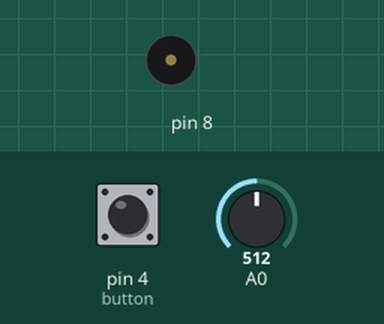
Bench run of a sketch on a simulated Arduino Uno, built with avr-gcc and run on an emulated ATmega328P. Parts: buzzer (waves = sounding). Inputs (shaded band) come from the test bench; at power-on: pin 4 (button) HIGH, A0 = 512. What the sketch prints to the serial monitor is not drawn.

Above: at 1.2 s.
1.3 s: pin 4 (button) pulled LOW for 0.15 s
At 1.38 s:
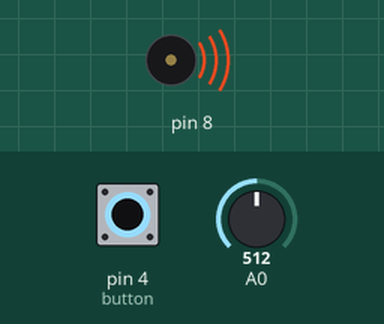
5.9 s: pin 4 (button) pulled LOW for 3.2 s
At 9.7 s:
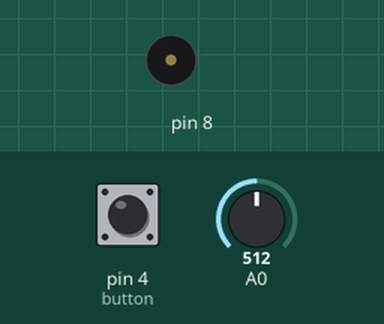
Timing chart, 0 to 11.2 s (numbered marks = the images above; inputs shaded):
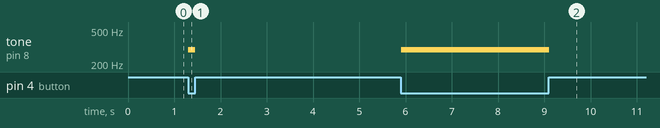

The sketch:

musicalCircuit.ino
```cpp
/* Hanaan Shafi
Assignment Due June 21st
Make A Musical Instrument

This is the code for an instrument which changes sound (in order of the notes), with rotation of the potentiometer knob. As the potentiometer reading increases, so does the sound change.
At any point, if the button is pressed, the sound is stopped.
 */
#include "pitches.h"

const int potentiometer = A0;
const int pushButton = 4;
const int buzzer = 8;

void setup() {
  Serial.begin(9600); // so we can read the potentiometer location later
  pinMode(4, INPUT);
  pinMode(A0, INPUT);
  pinMode(8, OUTPUT);
}

void loop() {
  int pushValue = digitalRead(4); //this is the button

  int analogValue = analogRead(A0); // read the input on analog pin
  Serial.println(analogValue); //print it so we can read its value

  if (pushValue == LOW) { //if the button is not pressed, then increase the tone with every 200 increment in potentiometer reading
    if (analogValue > 0 && analogValue < 200) {
      tone(8, NOTE_B4, 1000);
    }
    if (analogValue > 200 && analogValue < 400) {
      tone(8, NOTE_C4, 1000);
    }
    if (analogValue > 400 && analogValue < 600) {
      tone(8, NOTE_D4, 1000);
    }
    if (analogValue > 600 && analogValue < 800) {
      tone(8, NOTE_E4, 1000);
    }
    if (analogValue > 800 && analogValue < 1023) {
      tone(8, NOTE_F4, 1000);
    }
  }

  if (pushValue == HIGH){ //but if the button is pressed at any time, stop the sound
    noTone(8);
  }
}
```

pitches.h
```cpp
/*************************************************
   Public Constants
 *************************************************/

#define NOTE_B0  31
#define NOTE_C1  33
#define NOTE_CS1 35
#define NOTE_D1  37
#define NOTE_DS1 39
#define NOTE_E1  41
#define NOTE_F1  44
#define NOTE_FS1 46
#define NOTE_G1  49
#define NOTE_GS1 52
#define NOTE_A1  55
#define NOTE_AS1 58
#define NOTE_B1  62
#define NOTE_C2  65
#define NOTE_CS2 69
#define NOTE_D2  73
#define NOTE_DS2 78
#define NOTE_E2  82
#define NOTE_F2  87
#define NOTE_FS2 93
#define NOTE_G2  98
#define NOTE_GS2 104
#define NOTE_A2  110
#define NOTE_AS2 117
#define NOTE_B2  123
#define NOTE_C3  131
#define NOTE_CS3 139
#define NOTE_D3  147
#define NOTE_DS3 156
#define NOTE_E3  165
#define NOTE_F3  175
#define NOTE_FS3 185
#define NOTE_G3  196
#define NOTE_GS3 208
#define NOTE_A3  220
#define NOTE_AS3 233
#define NOTE_B3  247
#define NOTE_C4  262
#define NOTE_CS4 277
#define NOTE_D4  294
#define NOTE_DS4 311
#define NOTE_E4  330
#define NOTE_F4  349
#define NOTE_FS4 370
#define NOTE_G4  392
#define NOTE_GS4 415
#define NOTE_A4  440
#define NOTE_AS4 466
#define NOTE_B4  494
#define NOTE_C5  523
#define NOTE_CS5 554
#define NOTE_D5  587
#define NOTE_DS5 622
#define NOTE_E5  659
#define NOTE_F5  698
#define NOTE_FS5 740
#define NOTE_G5  784
#define NOTE_GS5 831
#define NOTE_A5  880
#define NOTE_AS5 932
#define NOTE_B5  988
#define NOTE_C6  1047
#define NOTE_CS6 1109
#define NOTE_D6  1175
#define NOTE_DS6 1245
#define NOTE_E6  1319
#define NOTE_F6  1397
#define NOTE_FS6 1480
#define NOTE_G6  1568
#define NOTE_GS6 1661
#define NOTE_A6  1760
#define NOTE_AS6 1865
#define NOTE_B6  1976
#define NOTE_C7  2093
#define NOTE_CS7 2217
#define NOTE_D7  2349
#define NOTE_DS7 2489
#define NOTE_E7  2637
#define NOTE_F7  2794
#define NOTE_FS7 2960
#define NOTE_G7  3136
#define NOTE_GS7 3322
#define NOTE_A7  3520
#define NOTE_AS7 3729
#define NOTE_B7  3951
#define NOTE_C8  4186
#define NOTE_CS8 4435
#define NOTE_D8  4699
#define NOTE_DS8 4978
```

Measured:
- after the input at 1.3 s, tone on pin 8: silent → 294 Hz at once, → silent 0.15 s later
- after the input at 5.9 s, tone on pin 8: silent → 294 Hz at once, → silent 3.2 s later
